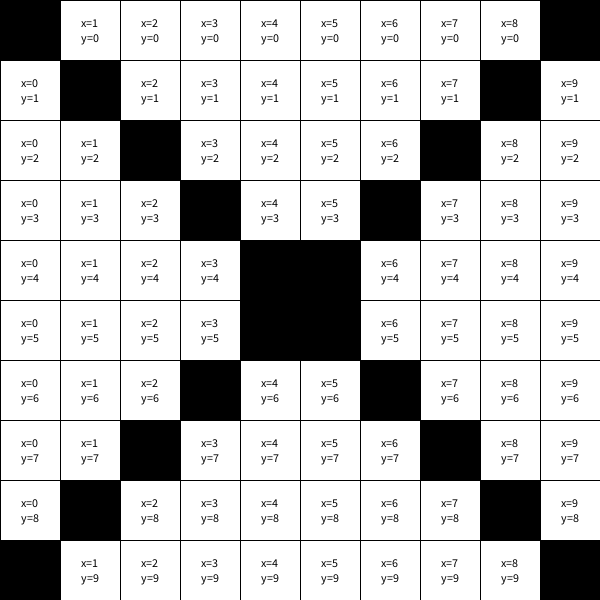
Frame 1 (no input)
Frame 60 (the mouse pressed at the canvas centre just before this capture): identical to frame 1, image omitted
Frame 120 (the mouse held since frame 60 and released just before this capture): identical to frame 1, image omitted

The Processing sketch that drew this single still picture (run headless with seeded random() and noise(); from frame 60 on, the mouse is pressed at the canvas centre):

// Processing sketch: ej14b_grillas_indices_diagonales
// ── ej14b_grillas_indices_diagonales.pde

// grillas y mas grillas

int c = 10;  //cantidad de celdas
int t;       //tamaño de las celdas

void setup() {
  size( 600, 600 );
  textAlign( CENTER, CENTER );
  
  t = width / c;
  
  surface.setLocation(800,-800);
}

void draw() {

  for ( int x = 0; x < c; x ++ ) {
    for ( int y = 0; y < c; y ++ ) {
      
      //diagonales con los indices
      if( x==y || (x+y)==9 )
        fill( 0 );
      else
        fill( 255 );
      //dibujo mi grilla
      rect( x*t, y*t, t, t );
      //visualizo mis indices :)
      fill( 0 );
      text( "x="+x + "\ny=" + y, x*t+t/2, y*t+t/2 );
    }
  }
}
